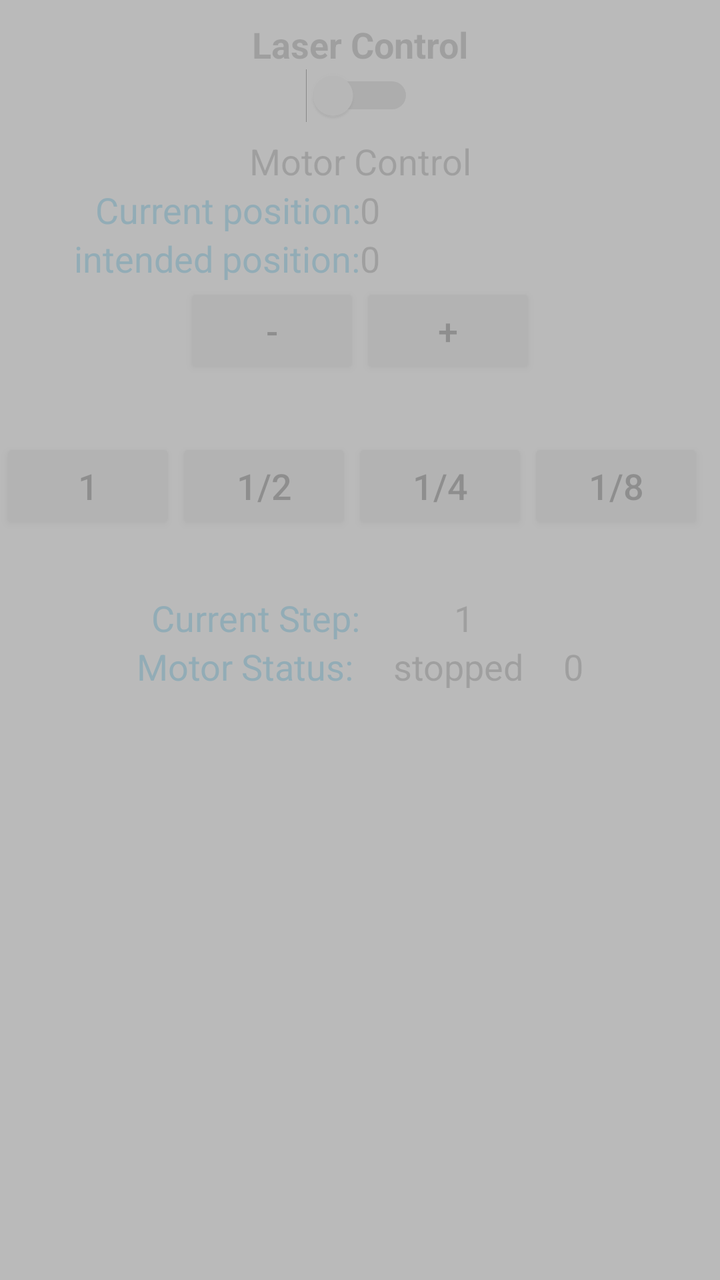
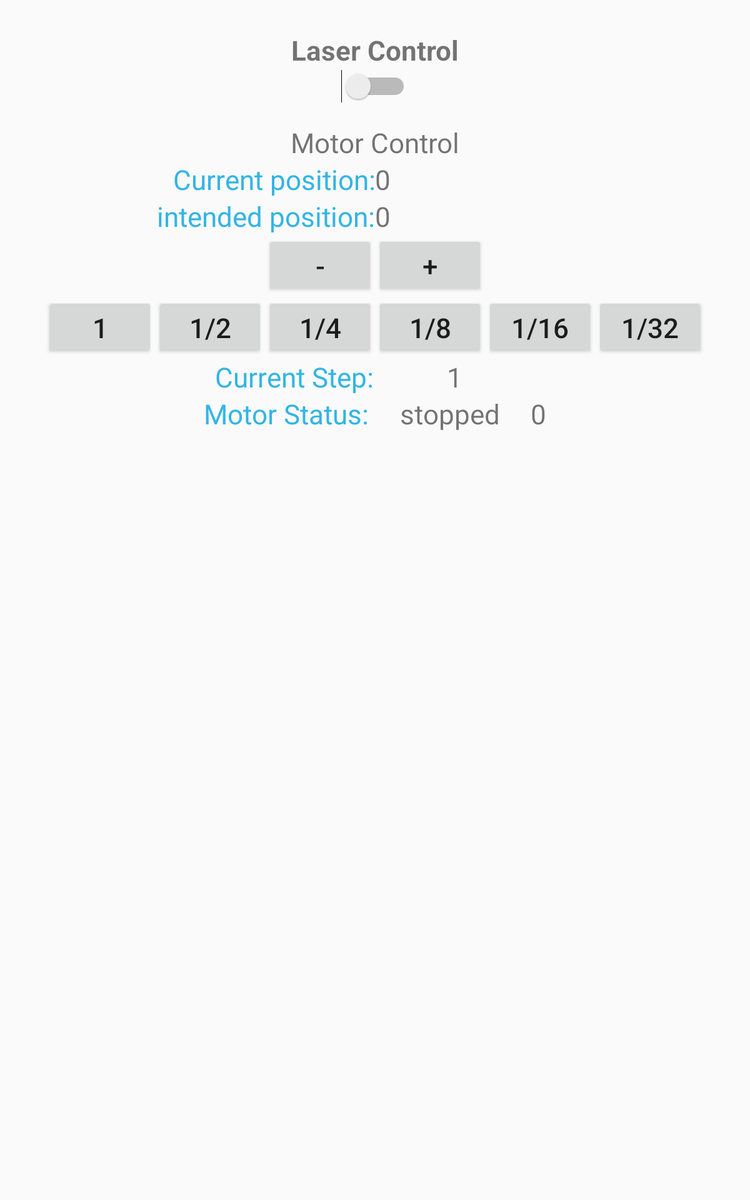

One screen, two layout resources from the same app: the default and the repository's alternative for another configuration. Each is rendered where Android would select it; the XML of both is given below.
<!-- AndroidManifest.xml: application theme AppTheme -->
<!-- res/layout/fragment_test_ble.xml -->
<?xml version="1.0" encoding="utf-8"?>
<FrameLayout xmlns:android="http://schemas.android.com/apk/res/android"
             xmlns:tools="http://schemas.android.com/tools"
             android:layout_width="match_parent"
             android:layout_height="match_parent">

    <LinearLayout android:id="@+id/control_container"
                  android:orientation="vertical"
                  android:layout_marginTop="10dp"
                  android:layout_width="match_parent"
                  android:layout_height="match_parent">

        <TextView
            style="@style/My2Theme"
            android:text="@string/laser_switch_label"
            android:textStyle="bold"/>
        <Switch
            style="@style/My2Theme"
            android:layout_width="wrap_content"
            android:id="@+id/laser_switch"
            android:layout_marginBottom="7dp"/>
        <TextView
            style="@style/My2Theme"
            android:text="Motor Control"/>

        <LinearLayout
            style="@style/My2Theme"

            android:orientation="horizontal">
            <TextView
                style="@style/My2Theme2"
                android:gravity="right"
                android:textColor="@android:color/holo_blue_light"
                android:text="@string/motor_current_position_label"/>
            <TextView
                style="@style/My2Theme2"
                android:id="@+id/motor_current_position"
                android:text="0"/>
        </LinearLayout>

        <LinearLayout
            style="@style/My2Theme"
            android:orientation="horizontal">
            <TextView
                style="@style/My2Theme2"
                android:gravity="right"
                android:textColor="@android:color/holo_blue_light"
                android:text="@string/motor_intended_position_label"/>
            <TextView
                style="@style/My2Theme2"
                android:id="@+id/motor_intended_position"
                android:text="0"/>
        </LinearLayout>

        <LinearLayout
            style="@style/My2Theme"
            android:orientation="horizontal">
            <Button
                style="@style/My2Theme3"
                android:id="@+id/decrease_motor_position_button"
                android:text="-"/>
            <Button
                style="@style/My2Theme3"
                android:id="@+id/increase_motor_position_button"
                android:text="+"/>
        </LinearLayout>



        <LinearLayout
            style="@style/My2Theme"
            android:orientation="horizontal">
            <Button
                style="@style/My2Theme3"
                android:id="@+id/step_full_button"
                android:text="1"/>
            <Button
                style="@style/My2Theme3"
                android:id="@+id/step_2_button"
                android:text="1/2"/>
            <Button
                style="@style/My2Theme3"
                android:id="@+id/step_4_button"
                android:text="1/4"/>
            <Button
                style="@style/My2Theme3"
                android:id="@+id/step_8_button"
                android:text="1/8"/>
            <Button
                style="@style/My2Theme3"
                android:id="@+id/step_16_button"
                android:text="1/16"/>
            <Button
                style="@style/My2Theme3"
                android:id="@+id/step_32_button"
                android:text="1/32"/>
        </LinearLayout>


        <LinearLayout
            style="@style/My2Theme"
            android:orientation="horizontal">
            <TextView
                style="@style/My2Theme3"
                android:gravity="right"
                android:textColor="@android:color/holo_blue_light"
                android:text="@string/motor_step_label"/>
            <TextView
                style="@style/My2Theme3"
                android:gravity="center"
                android:id="@+id/motor_current_step_mode"
                android:minEms="5"
                android:text="1"/>
        </LinearLayout>

        <LinearLayout
            style="@style/My2Theme"
            android:orientation="horizontal">
            <TextView
                style="@style/My2Theme3"
                android:gravity="right"
                android:textColor="@android:color/holo_blue_light"
                android:text="@string/motor_status_label"/>
            <TextView
                style="@style/My2Theme3"
                android:gravity="center"
                android:id="@+id/motor_MM_string"
                android:minEms="5"
                android:text="@string/motor_stop_status"/>
            <TextView
                style="@style/My2Theme3"
                android:id="@+id/motor_MM_Int"
                android:text="0"/>
        </LinearLayout>



        <LinearLayout
            style="@style/My2Theme">

        </LinearLayout>

    </LinearLayout>


    <FrameLayout android:layout_width="match_parent"
                 android:layout_height="match_parent"
                 android:id="@+id/ui_blocking_container"
                 android:background="#ccaaaaaa"
                 android:clickable="true">
        <LinearLayout
            android:layout_gravity="center"
            android:orientation="vertical"
            android:layout_width="wrap_content"
            android:layout_height="wrap_content">
            <TextView
                android:id="@+id/connection_feedback_text"
                style="@style/BlockingTheme"
                android:textStyle="bold"/>
            <ProgressBar
                android:id="@+id/connection_feedback_bar"
                android:visibility="invisible"
                style="@android:style/Widget.Material.Light.ProgressBar.Large"
                android:layout_width="wrap_content"
                android:layout_height="wrap_content"
                android:layout_gravity="center"/>

        </LinearLayout>

    </FrameLayout>

</FrameLayout>
<!-- resources referenced by this layout -->
<resources>
  <string name="laser_switch_label">Laser Control</string>
  <string name="motor_current_position_label">Current position:  </string>
  <string name="motor_intended_position_label">intended position:  </string>
  <string name="motor_status_label">Motor Status: </string>
  <string name="motor_step_label">Current Step:</string>
  <string name="motor_stop_status">stopped</string>
  <style name="BlockingTheme">
          <item name="android:textSize">30sp</item>
          <item name="android:textColor">@android:color/holo_blue_light</item>
          <item name="android:layout_width">wrap_content</item>
          <item name="android:layout_height">wrap_content</item>
      </style>
  <style name="My2Theme">
          <item name="android:gravity">center</item>
          <item name="android:layout_gravity">center_horizontal</item>
          <item name="android:textSize">18sp</item>
          <item name="android:layout_width">match_parent</item>
          <item name="android:layout_height">wrap_content</item>
      </style>
  <style name="My2Theme2">
          <item name="android:layout_weight">1</item>
          <item name="android:textSize">18sp</item>
          <item name="android:layout_width">0dp</item>
          <item name="android:layout_height">wrap_content</item>
      </style>
  <style name="My2Theme3">
          <item name="android:textSize">18sp</item>
          <item name="android:layout_width">wrap_content</item>
          <item name="android:layout_height">wrap_content</item>
      </style>
  <style name="AppTheme" parent="Theme.AppCompat.Light.DarkActionBar">
          
          <item name="colorPrimary">@color/colorPrimary</item>
          <item name="colorPrimaryDark">@color/colorPrimaryDark</item>
          <item name="colorAccent">@color/colorAccent</item>
      </style>
</resources>
<!-- res/layout-large/fragment_test_ble.xml (the repository's variant of the layout above) -->
<!-- drawn on a 7-inch tablet held upright -->
<?xml version="1.0" encoding="utf-8"?>
<LinearLayout xmlns:android="http://schemas.android.com/apk/res/android"
              android:id="@+id/control_container"
              android:orientation="vertical"
              android:layout_marginTop="25dp"
              android:layout_width="match_parent"
              android:layout_height="match_parent">

    <TextView
        style="@style/My2Theme"
        android:text="@string/laser_switch_label"
        android:textStyle="bold"/>
    <Switch
        style="@style/My2Theme"
        android:layout_width="wrap_content"
        android:id="@+id/laser_switch"
        android:layout_marginBottom="15dp"/>
    <TextView
        style="@style/My2Theme"
        android:text="Motor Control"/>

    <LinearLayout
        style="@style/My2Theme"

        android:orientation="horizontal">
        <TextView
            style="@style/My2Theme2"
            android:gravity="right"
            android:textColor="@android:color/holo_blue_light"
            android:text="@string/motor_current_position_label"/>
        <TextView
            style="@style/My2Theme2"
            android:id="@+id/motor_current_position"
            android:text="0"/>
    </LinearLayout>

    <LinearLayout
        style="@style/My2Theme"
        android:orientation="horizontal">
        <TextView
            style="@style/My2Theme2"
            android:gravity="right"
            android:textColor="@android:color/holo_blue_light"
            android:text="@string/motor_intended_position_label"/>
        <TextView
            style="@style/My2Theme2"
            android:id="@+id/motor_intended_position"
            android:text="0"/>
    </LinearLayout>

    <LinearLayout
        style="@style/My2Theme"
        android:orientation="horizontal">
        <Button
            style="@style/My2Theme3"
            android:id="@+id/decrease_motor_position_button"
            android:text="-"/>
        <Button
            style="@style/My2Theme3"
            android:id="@+id/increase_motor_position_button"
            android:text="+"/>
    </LinearLayout>



    <LinearLayout
        style="@style/My2Theme"
        android:orientation="horizontal">
        <Button
            style="@style/My2Theme3"
            android:id="@+id/step_full_button"
            android:text="1"/>
        <Button
            style="@style/My2Theme3"
            android:id="@+id/step_2_button"
            android:text="1/2"/>
        <Button
            style="@style/My2Theme3"
            android:id="@+id/step_4_button"
            android:text="1/4"/>
        <Button
            style="@style/My2Theme3"
            android:id="@+id/step_8_button"
            android:text="1/8"/>
        <Button
            style="@style/My2Theme3"
            android:id="@+id/step_16_button"
            android:text="1/16"/>
        <Button
            style="@style/My2Theme3"
            android:id="@+id/step_32_button"
            android:text="1/32"/>
    </LinearLayout>


    <LinearLayout
        style="@style/My2Theme"
        android:orientation="horizontal">
        <TextView
            style="@style/My2Theme3"
            android:gravity="right"
            android:textColor="@android:color/holo_blue_light"
            android:text="@string/motor_step_label"/>
        <TextView
            style="@style/My2Theme3"
            android:gravity="center"
            android:id="@+id/motor_current_step_mode"
            android:minEms="5"
            android:text="1"/>
    </LinearLayout>

    <LinearLayout
        style="@style/My2Theme"
        android:orientation="horizontal">
        <TextView
            style="@style/My2Theme3"
            android:gravity="right"
            android:textColor="@android:color/holo_blue_light"
            android:text="@string/motor_status_label"/>
        <TextView
            style="@style/My2Theme3"
            android:gravity="center"
            android:id="@+id/motor_MM_string"
            android:minEms="5"
            android:text="@string/motor_stop_status"/>
        <TextView
            style="@style/My2Theme3"
            android:id="@+id/motor_MM_Int"
            android:text="0"/>
    </LinearLayout>



    <LinearLayout
        style="@style/My2Theme">

    </LinearLayout>



</LinearLayout>
<!-- resources referenced by the variant -->
<!-- as a 7-inch tablet held upright resolves them -->
<resources>
  <string name="laser_switch_label">Laser Control</string>
  <string name="motor_current_position_label">Current position:  </string>
  <string name="motor_intended_position_label">intended position:  </string>
  <string name="motor_status_label">Motor Status: </string>
  <string name="motor_step_label">Current Step:</string>
  <string name="motor_stop_status">stopped</string>
  <!-- from res/values-large/ -->
  <style name="My2Theme">
          <item name="android:gravity">center</item>
          <item name="android:layout_gravity">center_horizontal</item>
          <item name="android:textSize">22sp</item>
          <item name="android:layout_width">match_parent</item>
          <item name="android:layout_height">wrap_content</item>
      </style>
  <!-- from res/values-large/ -->
  <style name="My2Theme2">
          <item name="android:layout_weight">1</item>
          <item name="android:textSize">22sp</item>
          <item name="android:layout_width">0dp</item>
          <item name="android:layout_height">wrap_content</item>
      </style>
  <!-- from res/values-large/ -->
  <style name="My2Theme3">
          <item name="android:textSize">22sp</item>
          <item name="android:layout_width">wrap_content</item>
          <item name="android:layout_height">wrap_content</item>
      </style>
  <!-- from res/values-large/ -->
  <style name="AppTheme" parent="Theme.AppCompat.Light.DarkActionBar">
          
          <item name="colorPrimary">@color/colorPrimary</item>
          <item name="colorPrimaryDark">@color/colorPrimaryDark</item>
          <item name="colorAccent">@color/colorAccent</item>
      </style>
</resources>
